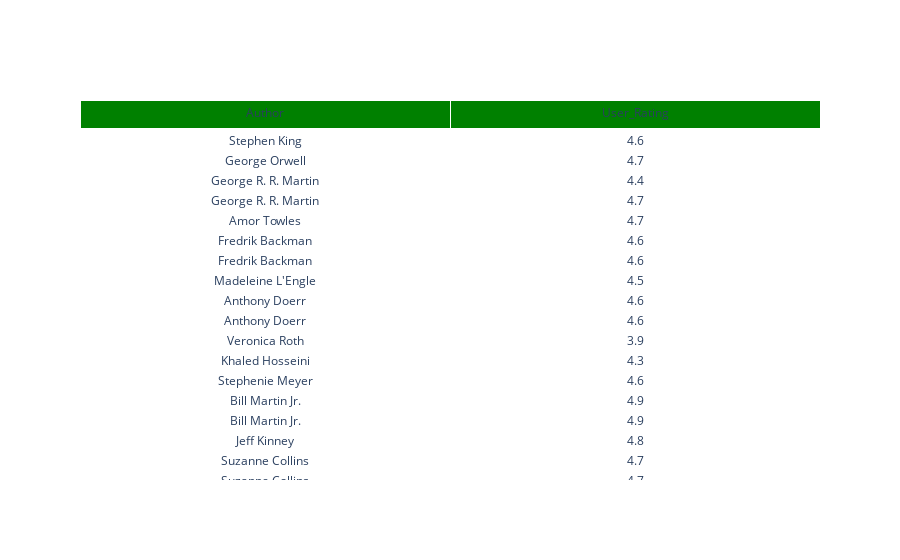

Source (notebook cell):
### Code cell
x1=df[df['Genre']=='Fiction']
x2=x1.sort_values(by='User_Rating',ascending=False)[0:550]

figure = go.Figure(data=[go.Table(header=dict(values=['Author', 'User_Rating'],fill_color='green'),
                 cells=dict(values=[x1['Author'],x1['User_Rating']],fill_color='white'))

            ])

figure.show()

### Figure 1 — Plotly figure (JSON) as saved in the notebook; plotly's stock layout.template omitted (floating-point values rounded to 4 significant figures; data arrays with more than 128 entries replaced by an {"elided": "..."} marker saying what was removed)
{"data": [{"cells": {"fill": {"color": "white"}, "values": {"elided": "2x240 mixed values"}}, "header": {"fill": {"color": "green"}, "values": ["Author", "User_Rating"]}, "type": "table"}], "layout": {}}
